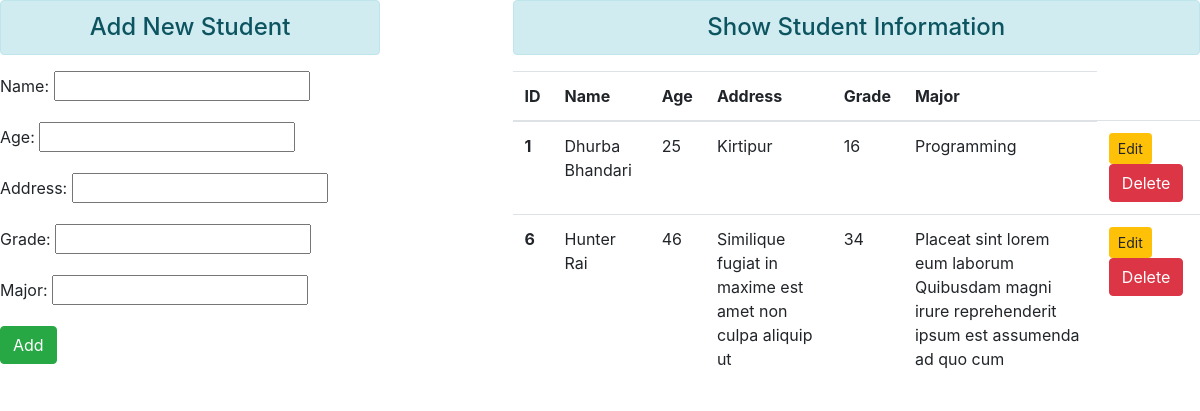
The page / on the database its author committed.
### princelabapp/models.py (models this page shows, shortened)
class Student(models.Model):
    name=models.CharField(max_length=100)
    age=models.PositiveIntegerField(null=True)
    address=models.CharField(max_length=100)
    grade=models.PositiveIntegerField()
    major=models.CharField(max_length=100)

### princelabapp/views.py (the view)
# urls.py: path("",views.addandshow,name="show"),
def addandshow(request):
    form=StudentForm
    stu=Student.objects.all()
    if request.method=="POST":
        name=request.POST.get('name'),
        name=name[0]
        age=request.POST.get('age'),
        age=age[0]
        address=request.POST.get('address'),
        address=address[0]
        grade=request.POST.get('grade'),
        grade=grade[0]
        major=request.POST.get('major'),
        major=major[0]
        stu=Student(name=name,age=age,address=address,grade=grade,major=major)
        stu.save()
        return HttpResponseRedirect("/")
    else:
        context={'form':form,'stu':stu}
        return render(request,'show.html',context)

### templates/show.html (shortened to what this page needs)
<!DOCTYPE html>
{% load static %}
<html lang="en">
<head>
    <link rel="stylesheet" href="{% static 'enroll/css/bootstrap.css' %}">
</head>
<body>
    <div class="row">
        <div class="col-sm-4">
            <h4 class="text-center alert alert-info">Add New Student</h4>
            <form action="{% url 'show' %}" method="POST">
                {{form.as_p}}
                <input type="submit" class="btn btn-success" value="Add">
            </form>
        </div>
        <div class="col-sm-7 offset-1">
            <h4 class="text-center alert alert-info">Show Student Information </h4>
            {% if stu %}
                <table class="table table-hover">
                    <thead>
                    <tr>
                        <th scope="col">ID</th>
                        <th scope="col">Name</th>
                        <th scope="col">Age</th>
                        <th scope="col">Address</th>
                        <th scope="col">Grade</th>
                        <th scope="col">Major</th>
                    </tr>
                    </thead>
                    <tbody>
                        {% for st in stu %}
                            <tr>
                                <th scope="row">{{st.id}}</th>
                                <td>{{st.name}}</td>
                                <td>{{st.age}}</td>
                                <td>{{st.address}}</td>
                                <td>{{st.grade}}</td>
                                <td>{{st.major}}</td>
                                <td>
                                    <a href="{% url 'updatedata' st.id %}" class="btn btn-warning btn-sm">Edit</a>
                                    <form action="{% url 'deletedata' st.id %}" method="post" class="d-inline">
                                        <input type="submit" class="btn btn-danger" value="Delete">
                                    </form>
                                </td>
                            </tr>
                            {% endfor %}
                      </tbody>
                </table>
            {% else %}
            <h4 class="text-center alert alert-warning">No Records</h4>
            {% endif %}
        </div>
    </div>
</body>
</html>

### rows shown on the page
Student: id "1", name "Dhurba Bhandari", age "25", address "Kirtipur", grade "16", major "Programming"
Student: id "6", name "Hunter Rai", age "46", address "Similique fugiat in maxime est amet non culpa aliquip ut", grade "34", major "Placeat sint lorem eum laborum Quibusdam magni irure reprehenderit ipsum est assumenda ad quo cum"
